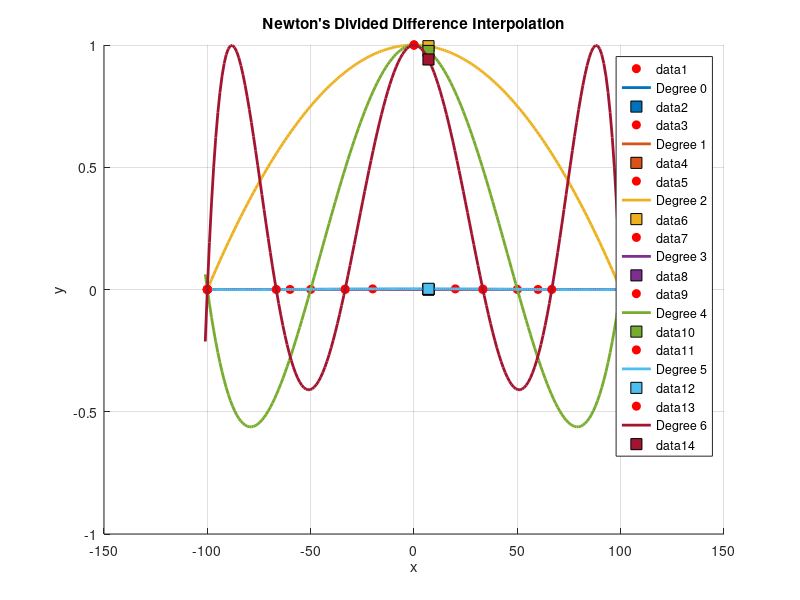

This chart was generated by the following MATLAB code:
clc;
clear;
%input
colors = lines(7);
x_eval=7;
figure;
hold on;
for w=1:7
x_data=linspace(-100, 100, w);
y_data=1./(1+x_data.^2);

%Newton's Divided Difference Table
n=length(x_data); % could be of y data too
div_diff=zeros(n,n);
div_diff(:,1)= y_data(:); % first column is y
for j=2:n
    for i=1:(n-j+1)
        div_diff(i,j)= (div_diff(i+1, j-1) - div_diff(i, j-1) )/...
            ( x_data(i+j-1)-x_data(i) ); % doubt
    end  
end

coeff=div_diff(1,:); %coeffs of newton's polynomial
%evaluate polynomial at x_eval
Pn=coeff(1);
product_term=1;
for k=2:n
    product_term=product_term* (x_eval-x_data(k-1));
    Pn=Pn+coeff(k)*product_term;
end


%Plotting the interpolation
xx=linspace( min(x_data)-1, max(x_data)+1, 200 );
yy=zeros(size(xx));

for i=1:length(xx)
    term=coeff(1);
    prod_term=1;
    for k=2:n
        prod_term=prod_term* (xx(i)-x_data(k-1));
        term=term+coeff(k)*prod_term;
    end
    yy(i)=term;
end

plot(x_data, y_data, 'ro', 'MarkerFaceColor', 'r'); hold on;
plot(xx, yy, 'Color', colors(w,:), 'LineWidth', 2, 'DisplayName',sprintf('Degree %d', w-1));
plot(x_eval, Pn, 'ks', 'MarkerSize', 8,'MarkerFaceColor', colors(w,:) );
xlabel('x'); ylabel('y');title('Newton''s Divided Difference Interpolation' );

grid on;
end
legend('show');  % show only polynomials in legend
hold off
